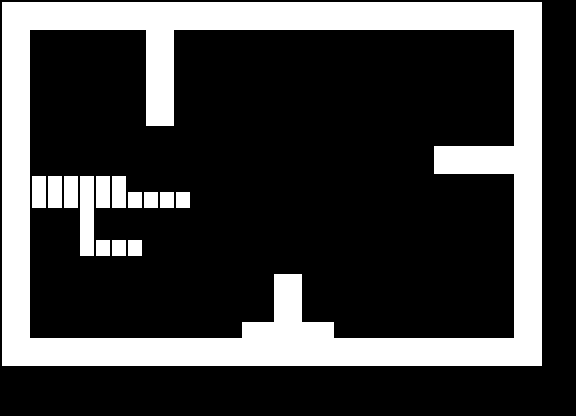

This game map was drawn from its Tiled (.tmx) file and the tilesets committed beside it. A one-line description and the trimmed map source follow:
An orthogonal 36x26 tile map with 16x16 px tiles, 1 tile layer (walls).

<map version="1.0" orientation="orthogonal" width="36" height="26" tilewidth="16" tileheight="16">
 <tileset firstgid="1" name="walls" tilewidth="16" tileheight="16">
  <image source="../images/walls.png" width="64" height="64" />
 </tileset>
 <layer name="walls" width="36" height="26">
  <data>[936 cells, 268 non-empty, 13 distinct tile ids]</data>
 </layer>
</map>